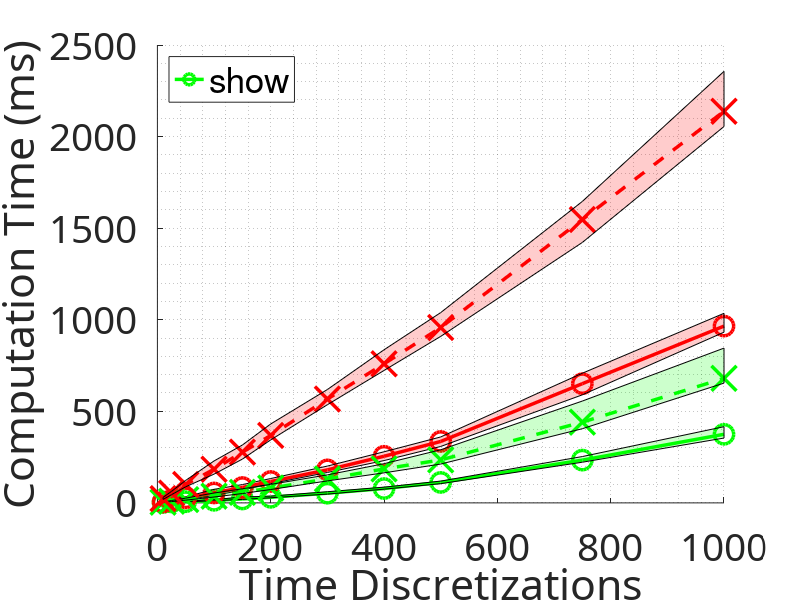

Write the MATLAB code that produced this figure.
clear; clc; close all;

x0 = 500;
y0 = 500;
width = 1200;
height = 900;

%% GH Degree = 4
n_states = [10, 25, 50, 100, 150, 200, 300, 400, 500, 750, 1000];

% GPU times
GPU_avg = [2.42, 5.16, 6.44, 14.16, 21.34, 30.42, 52.90, 78.30, 111.64, 233.52, 374.50];
GPU_min = [2, 3, 5, 12, 19, 28, 48, 75, 105, 222, 354];
GPU_max = [4, 11, 9, 18, 32, 37, 61, 86, 119, 253, 416];

% CPU times
CPU_avg = [4.80, 13.50, 27.52, 54.16, 83.96, 116.82, 180.18, 254.50, 335.34, 650.88, 965.26];
CPU_min = [3, 10, 17, 40, 70, 105, 166, 231, 308, 590, 932];
CPU_max = [8, 17, 33, 74, 100, 133, 201, 279, 360, 708, 1035];

figure;
set(gca, 'FontName', 'Sans Serif', 'FontSize', 28)
set(gcf, 'position',[x0,y0,width,height])

hold on;

plot(n_states, GPU_avg, 'g-o', 'MarkerSize', 14, 'linewidth', 2.5, 'DisplayName', 'GPU Mean GH degree = 4');
fill([n_states, fliplr(n_states)], [GPU_min, fliplr(GPU_max)], 'g', 'FaceAlpha', 0.2, 'HandleVisibility', 'off');

plot(n_states, CPU_avg, 'r-o', 'MarkerSize', 14, 'linewidth', 2.5, 'DisplayName', 'CPU Mean GH degree = 4');
fill([n_states, fliplr(n_states)], [CPU_min, fliplr(CPU_max)], 'r', 'FaceAlpha', 0.2, 'HandleVisibility', 'off');


%% GH Degree = 10
% GPU times
GPU_avg = [3.6, 8.86, 17.82, 36.54, 57.6, 80.88, 130.76, 185.44, 234.6, 440.68, 679.96];
GPU_min = [3, 7, 15, 32, 51, 73, 120, 164, 212, 405, 654];
GPU_max = [5, 13, 26, 54, 77, 101, 153, 214, 290, 556, 845];

% CPU times
CPU_avg = [23.2, 53.42, 100.08, 183.82, 277, 368.20, 566.94, 759.24, 957.36, 1547.14, 2138.18];
CPU_min = [19, 45, 88, 157, 239, 344, 536, 723, 909, 1422, 2055];
CPU_max = [30, 63, 123, 229, 316, 431, 619, 836, 1039, 1646, 2356];

ratio = (CPU_avg-GPU_avg)./CPU_avg

plot(n_states, GPU_avg, 'g--x', 'MarkerSize', 18, 'linewidth', 2.5, 'DisplayName', 'GPU Mean GH degree = 10');
fill([n_states, fliplr(n_states)], [GPU_min, fliplr(GPU_max)], 'g', 'FaceAlpha', 0.2, 'HandleVisibility', 'off');

plot(n_states, CPU_avg, 'r--x', 'MarkerSize', 18, 'linewidth', 2.5, 'DisplayName', 'CPU Mean GH degree = 10');
fill([n_states, fliplr(n_states)], [CPU_min, fliplr(CPU_max)], 'r', 'FaceAlpha', 0.2, 'HandleVisibility', 'off');


%% GH Degree = 20
n_states = [10, 25, 50, 100, 150, 200, 300, 400, 500, 1000];

% GPU times
GPU_avg = [18.06, 50.46, 91.86, 193.62, 281.2, 380.68, 612.58, 821.02, 1044.48, 2420.93];
GPU_min = [14, 43, 87, 180, 269, 366, 585, 799, 1017, 2365];
GPU_max = [28, 74, 119, 217, 315, 431, 706, 839, 1092, 2519];

% CPU
CPU_avg = [110.4, 265.8, 527.42, 1052.1, 1556.34, 2103.80, 3150.78, 4198.55, 5283.55, 10764.21];
CPU_min = [87, 242, 488, 989, 1510, 2010, 3043, 4088, 5173, 10601];
CPU_max = [117, 292, 554, 1108, 1614, 2164, 3272, 4322, 5398, 10938];

ratio = (CPU_avg-GPU_avg)./CPU_avg


xlabel("Time Discretizations")
ylabel("Computation Time (ms)")
legend('show', 'Location', 'northwest');
grid minor

% exportgraphics(gcf, '2dpR_1.pdf', 'ContentType', 'vector', 'BackgroundColor', 'none');